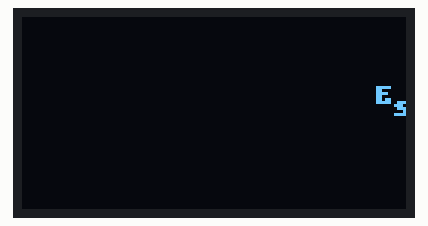
This program was run on a simulated Raspberry Pi (BCM pin numbers). On the bench: 128×64 one-colour display.

Above: at 1.47 s.
At 5.52 s:
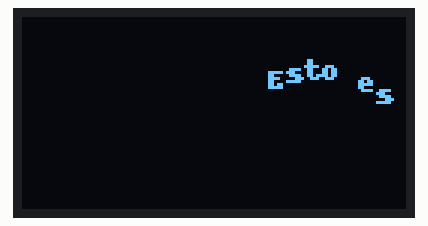
At 9.82 s:
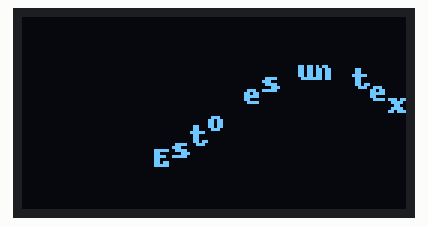
At 18.25 s:
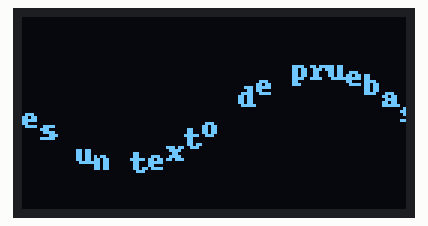
At 26.66 s:
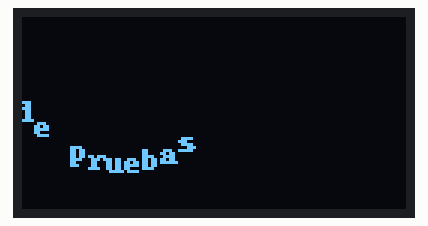
At 35.3 s:
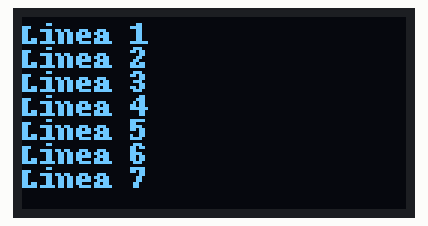

The program:

demo.py
```python
#!/usr/bin/python3
# -*- encoding: utf-8 -*-

# @author     Raúl Caro Pastorino
# @copyright  Copyright © 2018 Raúl Caro Pastorino
# @license    https://wwww.gnu.org/licenses/gpl.txt
# @email      public@raupulus.dev
# @web        https://raupulus.dev
# @gitlab     https://gitlab.com/raupulus
# @github     https://github.com/raupulus
# @twitter    https://twitter.com/raupulus

# Guía de estilos aplicada: PEP8

#######################################
# #           Descripción           # #
#######################################
# Script con ejemplos para ver el funcionamiento de la pantalla

#######################################
# #       Importar Librerías        # #
#######################################
import Oledssd1306
import time

try:
    oled = Oledssd1306.Oledssd1306()
except:
    print('No se ha podido detectar la pantalla por i2c')

oled.animacion('Esto es un texto de pruebas')
time.sleep(2)

oled.pintarLineas([
    'Linea 1',
    'Linea 2',
    'Linea 3',
    'Linea 4',
    'Linea 5',
    'Linea 6',
    'Linea 7',
])

time.sleep(10)

while True:
    try:
        oled.informacion()
    except Exception:
        print(
            'La pantalla cargó pero hay un error al pintar la información',
            Exception
        )
    time.sleep(5)
```

Oledssd1306.py
```python
#!/usr/bin/python3
# -*- encoding: utf-8 -*-

# @author     Raúl Caro Pastorino
# @copyright  Copyright © 2019 Raúl Caro Pastorino
# @license    https://wwww.gnu.org/licenses/gpl.txt
# @email      public@raupulus.dev
# @web        https://raupulus.dev
# @gitlab     https://gitlab.com/raupulus
# @github     https://github.com/raupulus
# @twitter    https://twitter.com/raupulus

# Guía de estilos aplicada: PEP8

#######################################
# #           Descripción           # #
#######################################
# Script de acceso a la librería para la pantalla oled de 128x64 píxeles
# con el controlador SSD1306 facilitando el acceso y el uso al proporcionar
# funciones que nos permitirá trabajar con solo ordenar que quieres ver.
#
# Funciones disponibles:
# animacion() → Recibe el texto para mostrarlo en forma de animación. Puede
#               recibir como parámetros (texto, amplitude, offset, velocity).
# imagen() → Recibe la ruta hacia la imagen que será mostrada.
# informacion() → Muestra información sobre el estado de la raspberry.

#######################################
# #       Importar Librerías        # #
#######################################
import math
import subprocess
import time

import Adafruit_GPIO.SPI as SPI
import Adafruit_SSD1306

from PIL import Image
from PIL import ImageDraw
from PIL import ImageFont


#######################################
# #            Constantes           # #
#######################################

#######################################
# #             Funciones           # #
#######################################

class Oledssd1306:
    RST = 24  # Pin de configuracion para la Raspberry Pi

    # Creo objeto controlador
    DISPLAY = Adafruit_SSD1306.SSD1306_128_64(rst=RST)
    WIDTH = DISPLAY.width  # Ancho de la pantalla
    HEIGHT = DISPLAY.height  # Alto de la pantalla
    FONT = ImageFont.load_default()  # Cargo la fuente
    #FONT = ImageFont.truetype('mifuente.ttf', 8)

    def __init__(self, rst=24, font=None):
        """
        Inicializa la pantalla para comenzar a trabajar.
        :param rst Número del pin para configuración, por defecto 24:
        :param font Ruta hacia la fuente personalizada (Opcional):
        """
        self.RST = rst

        # Cargo fuente personalizada si se suministra
        if font:
            self.FONT = ImageFont.truetype(font, 8)
        else:
            self.FONT = ImageFont.load_default()

        self.DISPLAY.begin()

    def limpiar(self):
        """
        Limpia la pantalla borrando su contenido
        """
        self.DISPLAY.clear()
        self.DISPLAY.display()

    def sanear(self, limpiar):
        """
        Recibe algo y lo intenta transformar a string limpiando carácteres
        no deseados que pueda contener y devuelve un String limpio.
        """

        x = str(limpiar).replace('b\'', '').replace('\\n\'', '').replace('\\n', '')
        x = str(x).replace('b\"', "").replace('\n', '').replace('\n\"', '')

        # Reemplazo todas las comillas dobles, simples y otras que puedan quedar
        x = str(x).replace('\'', '').replace('\"', '').replace('\'´', '')

        return x

    def animacion(self, texto, amplitude=HEIGHT/4, offset=HEIGHT/2 - 4,
                  velocity=-2):
        """
        Recibe una cadena (o algo que se pueda transformar a cadena) y la muestra
        por la pantalla en forma de animación según los parámetros que pasamos a
        la función.
        """
        width = self.WIDTH
        height = self.HEIGHT
        font = self.FONT

        # Crea una nueva imagen del tamaño de la pantalla con 1 bit de color
        image = Image.new('1', (width, height))

        # Creo objeto sobre el que dibujar a partir de la imagen vacía
        draw = ImageDraw.Draw(image)

        maxwidth, unused = draw.textsize(texto, font=font)

        self.limpiar()

        pos = width

        while True:
            # Borra la pantalla antes de pintar.
            draw.rectangle((0, 0, width, height), outline=0, fill=0)

            x = pos
            for i, c in enumerate(texto):
                # Al llegar al borde de la pantalla parar.
                if x > width:
                    break

                # Calcula el ancho pero no dibuja si excede el ancho de la pantalla
                if x < -10:
                    char_width, char_height = draw.textsize(c, font=font)
                    x += char_width
                    continue

                # Calcular el desplazamiento de la onda sinusoidal.
                y = offset+math.floor(
                    amplitude*math.sin(x/float(width)*2.0*math.pi)
                )

                # Pinta el texto en su lugar.
                draw.text((x, y), c, font=font, fill=255)

                # Incremente la posición x en función del ancho del carácter.
                char_width, char_height = draw.textsize(c, font=font)
                x += char_width

            # Mostrar imagen.
            self.DISPLAY.image(image)
            self.DISPLAY.display()

            # Mueve la posición para la próxima imagen.
            pos += velocity

            # Cuando el texto se desplaza completamente se termina.
            if pos < -maxwidth:
                break

            # Pauso antes de pintar el siguiente frame.
            time.sleep(0.1)

    def imagen(self, ruta):
        """
        Recibe la ruta de la imagen a pintar en pantalla.
        Primero la convertirá a 1bit de color y luego la mostrará por pantalla.
        """

        try:
            image = Image.open(ruta).resize(
                (self.WIDTH, self.HEIGHT),
                Image.ANTIALIAS).convert('1')
        except Exception:
            return False

        # Mostrar imagen tras limpiar pantalla
        self.DISPLAY.image(image)
        self.display()

        return True

    def informacion(self):
        width = self.WIDTH
        height = self.HEIGHT
        sanear = self.sanear
        font = self.FONT

        # Creo constantes
        padding = -2
        top = padding
        bottom = height-padding
        x = 0  # Registra la posición actual

        # Creo una imagen vacía con un 1 bit de color
        image = Image.new('1', (width, height))

        # Creo objeto sobre el que dibujar a partir de la imagen vacía
        draw = ImageDraw.Draw(image)

        # Obtengo información del sistema
        cmd = "hostname -I | cut -d \' \' -f1"
        IP = subprocess.check_output(cmd, shell=True)

        # Obtengo la CPU
        # cmd = "top -bn1 | grep load | awk '{printf "CPU Load: %.2f", $(NF-2)}'"
        # CPU = subprocess.check_output(cmd, shell=True)
        cmd = "uptime | cut -d ',' -f3-40 | cut -d ':' -f 2"
        # n_cpu =  str(subprocess.check_output("nproc", shell=True))
        cpu_parse = str(cmd.strip())
        CPU = 'CPU' + str(subprocess.check_output(cpu_parse, shell=True))

        cmd = "free -m | awk 'NR==2{printf \"Mem: %s/%sMB %.2f%%\", $3,$2,$3*100/$2 }'"
        RAM = subprocess.check_output(cmd, shell=True)

        cmd = "df -h | awk '$NF==\"/\"{printf \"HDD: %d/%dGB %s\", $3,$2,$5}'"
        HDD = subprocess.check_output(cmd, shell=True)

        cmd = 'vcgencmd measure_temp'
        TMP = str(subprocess.check_output(cmd, shell=True)).replace('temp=', '')
        TMP = str(TMP).replace('\'C', '')

        # Crear el dibujo renderizando el texto
        draw.text((x, top),    'IP: ' + sanear(IP),  font=font, fill=255)
        draw.text((x, top+8),  sanear(CPU), font=font, fill=255)
        draw.text((x, top+16), sanear(RAM),  font=font, fill=255)
        draw.text((x, top+24), sanear(HDD),  font=font, fill=255)
        draw.text(
            (x, top+32),
            'Temperatura: ' + sanear(TMP) + 'ºC',
            font=font, fill=255
        )

        # Mostrar imagen tras limpiar pantalla
        self.DISPLAY.image(image)
        self.DISPLAY.display()

    def pintarLineas(self, array7):
        width = self.WIDTH
        height = self.HEIGHT
        sanear = self.sanear
        font = self.FONT

        # Creo constantes
        padding = -2
        bottom = height - padding


        # Creo una imagen vacía con un 1 bit de color
        image = Image.new('1', (width, height))

        # Creo objeto sobre el que dibujar a partir de la imagen vacía
        draw = ImageDraw.Draw(image)

        top = 0
        left = 0
        for linea in array7:
            draw.text((left, top), sanear(linea), font=font, fill=255)
            top += 8

        # Mostrar imagen tras limpiar pantalla
        self.DISPLAY.image(image)
        self.DISPLAY.display()
```
